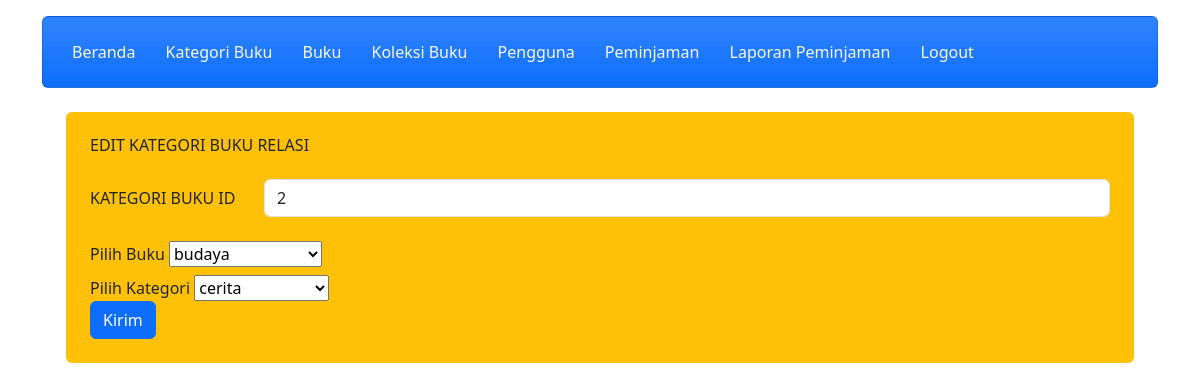
Screenshot of /admin/edit_koleksi.php?kategori_buku_id=2 (signed in) with the database file from the repository.
### tables this page shows
CREATE TABLE `kategoribuku_relasi` (
  `kategori_buku_id` int(11) NOT NULL,
  `buku_id` int(11) NOT NULL,
  `kategori_id` int(11) NOT NULL
);

CREATE TABLE `buku` (
  `buku_id` int(11) NOT NULL,
  `judul` varchar(255) NOT NULL,
  `penulis` varchar(255) NOT NULL,
  `penerbit` varchar(255) NOT NULL,
  `tahun_terbit` int(11) NOT NULL
);

CREATE TABLE `kategoribuku` (
  `kategori_id` int(11) NOT NULL,
  `nama_kategori` varchar(255) NOT NULL
);

### admin/edit_koleksi.php (the view, shortened to what this page needs)
<?php
include 'header.php';
include 'navbar.php';
?>
<?php
require_once "../config/config.php";
if (isset($_GET['kategori_buku_id'])) {
    $kategori_buku_id = ($_GET["kategori_buku_id"]);
} else {
    echo "<script>alert('Masukkan data id.');window.location='index.php';</script>";
}
$sql = "SELECT * FROM kategoribuku_relasi
INNER JOIN buku ON kategoribuku_relasi.buku_id = buku.buku_id
INNER JOIN kategoribuku ON kategoribuku_relasi.kategori_id = kategoribuku.kategori_id WHERE
kategori_buku_id='$kategori_buku_id'
";
$query = mysqli_query($conn, $sql);
while ($d_koleksi = mysqli_fetch_array($query)) {
?>
<div class="container pt-4 px-4">
        <div class="row g-4">
            <div class="col">
                <div class="bg-warning rounded h-100 p-4">
                    <h6 class="mb-4">EDIT KATEGORI BUKU RELASI</h6>
                    <form method="POST" action="proses_update_koleksi.php">
                        <div class="row mb-3">
                            <label for="inputText3" class="col-sm-2 col-form-label">KATEGORI BUKU ID</label>
                            <div class="col-sm-10">
                                <input name="kategori_buku_id" type="text" class="form-control" value="<?php echo $d_koleksi['kategori_buku_id']; ?>" readonly>
                            </div>
                        </div>
                        <div class="from-group">
					<label>Pilih Buku</label>
					<select class="from-control mt-2" name="buku_id">
						<option><?php echo $d_koleksi['judul'] ?></option>
					</select>
				</div>
				<div class="from-gruop">
					<label>Pilih Kategori</label>
					<select class="from-control mt-2" name="kategori_id">
						<option><?php echo $d_koleksi['nama_kategori'] ?></option>
					</select>
				</div>
                        <button name="submit" type="submit" class="btn btn-primary">Kirim</button>
                    </form>
                </div>
            </div>
        </div>
    </div>
								<?php
								}
								?>

### rows the page displays
kategoribuku_relasi: kategori_buku_id "2", buku_id "budaya", kategori_id "cerita"
